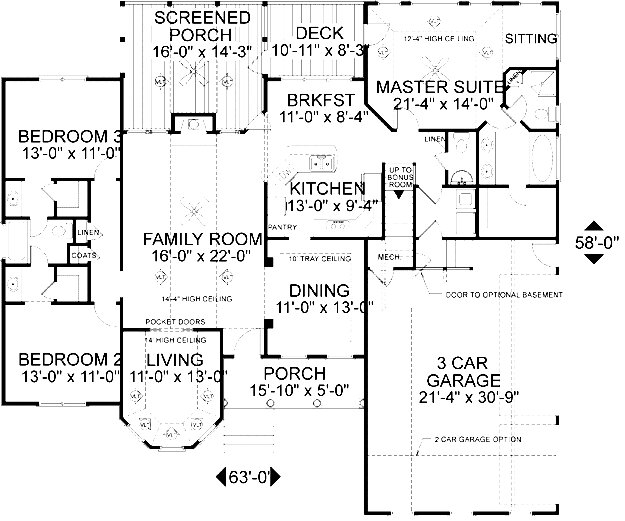
#> input picture CleanedImages/raw/101006-FP-E.jpg, 625 x 521 px, found by its file name; its folder holds only this picture in this run
$ python cleaner1.py
#> lines starting #> are read from the running program, lines starting #| are printed output that depends on the picture; after the words box and inside, x2 and y2 are one past the last pixel; in counts of white or black regions, pixels touching at a corner belong together
from PIL import Image
import cv2
import numpy as np
import os

def cleanImage(img, filename):
#> called with filename = '101006-FP-E.j'
	ret, img = cv2.threshold(img, 175, 255, cv2.THRESH_BINARY_INV)
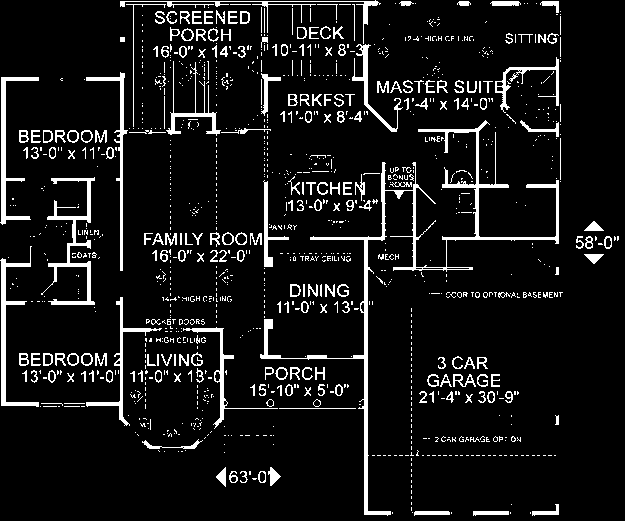
#> img: shape (521, 625); 8.7% white; 1200 white regions (968 under 20 px), largest, box (x1, y1, x2, y2) and area: (260, 120, 559, 516) 4592, (41, 177, 95, 305) 1326, (0, 246, 39, 407) 1068

	kernel = np.ones((2,2), np.uint8)

	img = cv2.erode(img, kernel, iterations = 1)
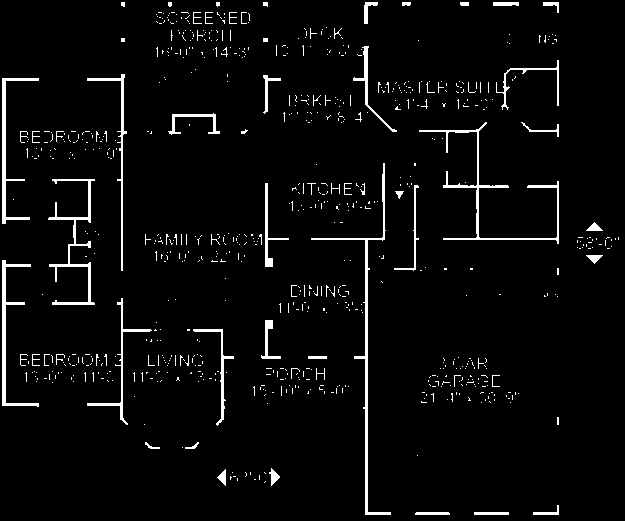
#> img: shape (521, 625); 3.9% white; 766 white regions (709 under 20 px), largest, box (x1, y1, x2, y2) and area: (311, 163, 391, 515) 1266, (419, 122, 559, 244) 1116, (48, 179, 95, 305) 924
	# img = cv2.dilate(img,kernel, iterations = 1)

	erode_size = 10
	img1 = cv2.erode(img, np.ones( (erode_size, 1), np.uint8), iterations = 1)
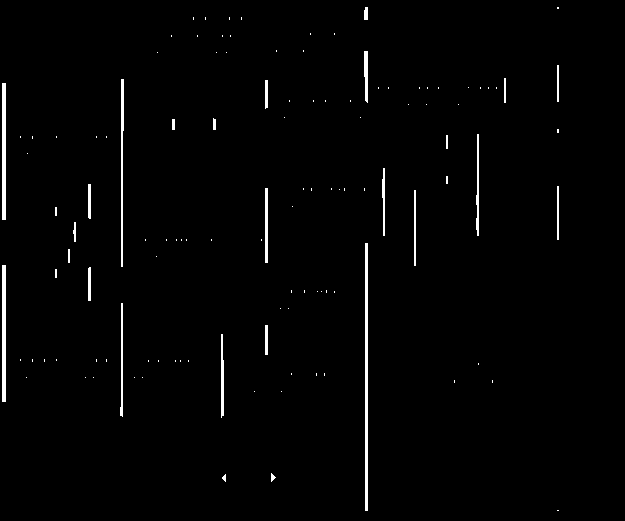
#> img1: shape (521, 625); 1.5% white; 118 white regions (92 under 20 px), largest, box (x1, y1, x2, y2) and area: (365, 243, 368, 511) 804, (2, 83, 6, 220) 548, (2, 265, 6, 402) 548
	img2 = cv2.erode(img, np.ones( (1, erode_size), np.uint8), iterations = 1)
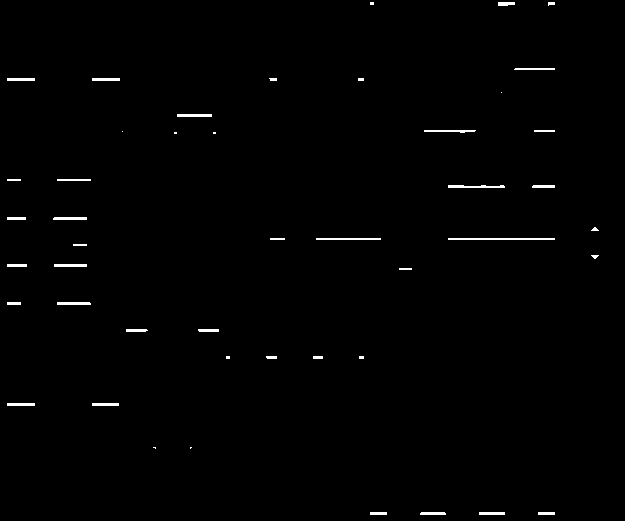
#> img2: shape (521, 625); 0.78% white; 46 white regions (10 under 20 px), largest, box (x1, y1, x2, y2) and area: (448, 238, 555, 240) 214, (448, 185, 505, 188) 139, (316, 238, 381, 240) 130
	img3 = cv2.erode(img, np.identity( erode_size, np.uint8), iterations = 1)
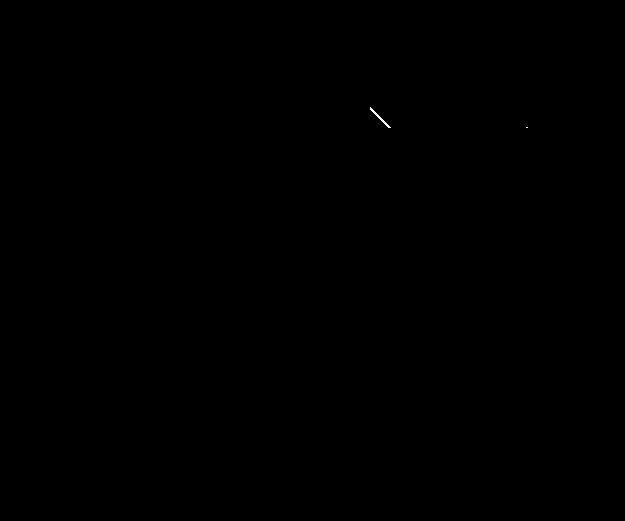
#> img3: shape (521, 625); 0.02% white in thin lines or dots, all inside (x1, y1, x2, y2) = (370, 107, 528, 128)
	img4 = cv2.erode(img, np.fliplr(np.identity( erode_size, np.uint8)), iterations = 1)
#> img4: shape (521, 625); 0% white in thin lines or dots, all inside (x1, y1, x2, y2) = (0, 0, 483, 129)
	img = img1 + img2 + img3 + img4
	# [26 lines of commented-out code are left out]


	cv2.imwrite('./cleaned/' + filename + '.png', img)

filenames = os.listdir("raw")

for filename in filenames:
	pil_img = Image.open('./raw/' + filename).convert('L')
	img = np.array(pil_img)
	cleanImage(img, filename.strip('.gif').strip('.png'))

$ run again, on CleanedImages/raw/131022-FP-E.jpg
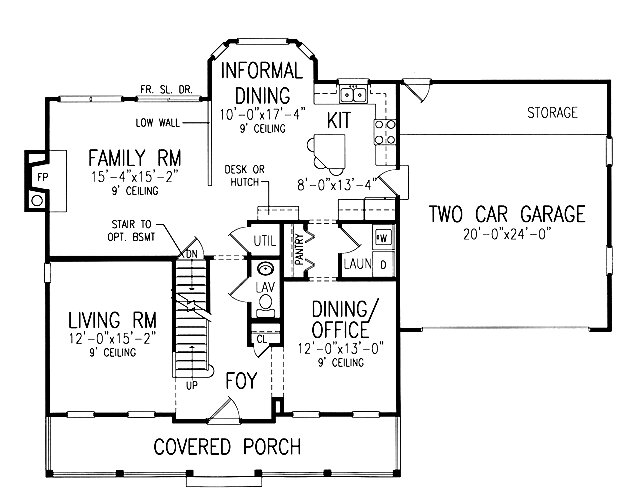
#> input picture CleanedImages/raw/131022-FP-E.jpg, 625 x 502 px, found by its file name
#> in cleanImage, `ret, img = cv2.threshold(img, 175, 255, cv2.THRESH_BINARY_INV)`:
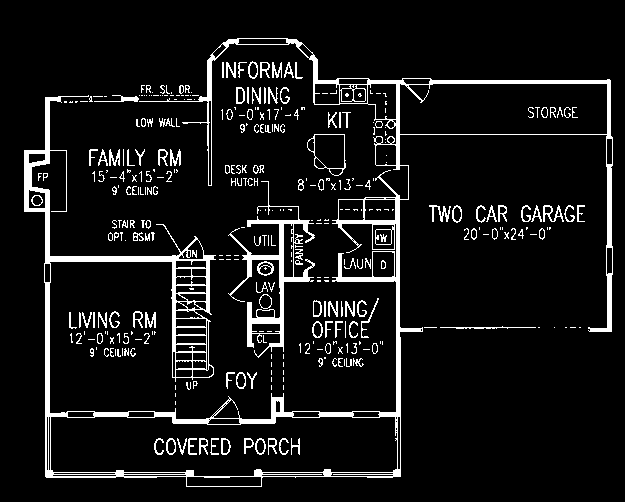
#> img: shape (502, 625); 8.3% white; 361 white regions (205 under 20 px), largest, box (x1, y1, x2, y2) and area: (24, 38, 613, 487) 15007, (228, 181, 315, 358) 2354, (307, 134, 346, 176) 193
#> img1: shape (502, 625); 1.5% white; 66 white regions (47 under 20 px), largest, box (x1, y1, x2, y2) and area: (396, 200, 401, 413) 724, (46, 288, 50, 473) 560, (280, 226, 284, 343) 409
#> in cleanImage, `img2 = cv2.erode(img, np.ones( (1, erode_size), np.uint8), iterations ..`:
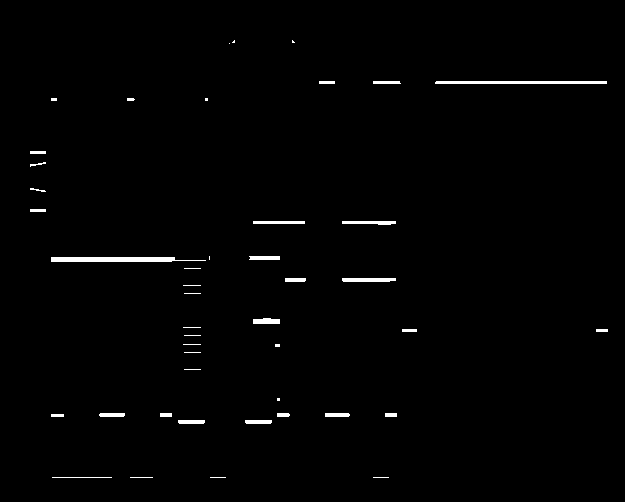
#> img2: shape (502, 625); 1.1% white; 45 white regions (18 under 20 px), largest, box (x1, y1, x2, y2) and area: (51, 257, 206, 262) 648, (435, 81, 607, 84) 515, (342, 278, 396, 282) 209
#> img3: shape (502, 625); 0.01% white in thin lines or dots, all inside (x1, y1, x2, y2) = (30, 93, 417, 420)
#> img4: shape (502, 625); 0.01% white in thin lines or dots, all inside (x1, y1, x2, y2) = (0, 0, 276, 420)

$ run again, on CleanedImages/raw/131030-FP-E.jpg
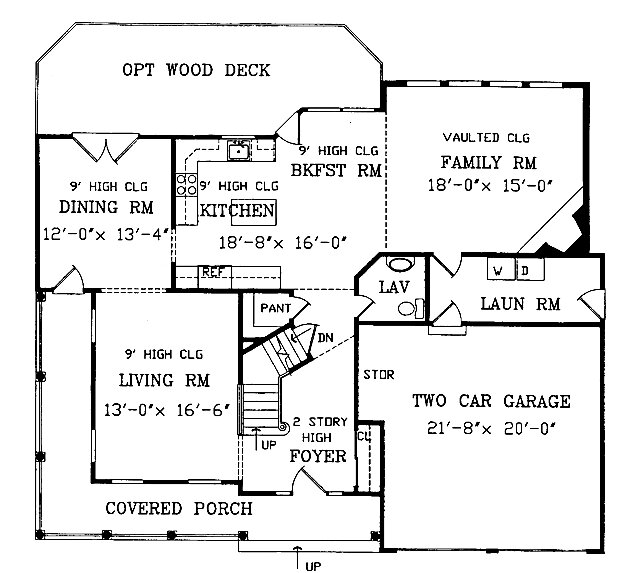
#> input picture CleanedImages/raw/131030-FP-E.jpg, 625 x 573 px, found by its file name
#> in cleanImage, `ret, img = cv2.threshold(img, 175, 255, cv2.THRESH_BINARY_INV)`:
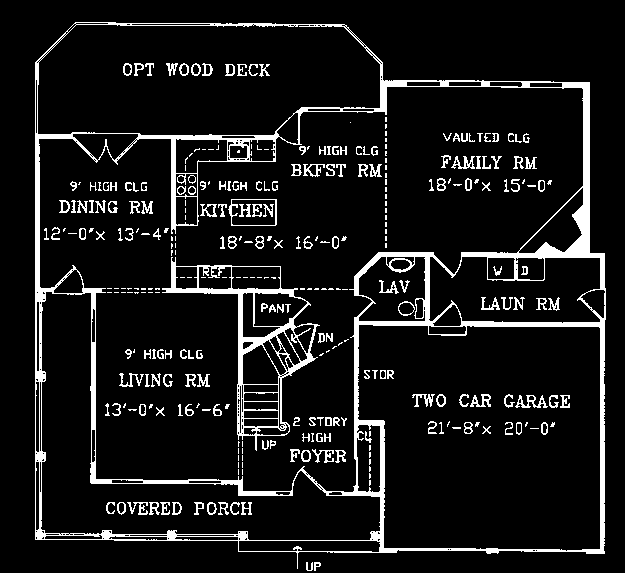
#> img: shape (573, 625); 9.3% white; 313 white regions (133 under 20 px), largest, box (x1, y1, x2, y2) and area: (35, 22, 606, 569) 19245, (162, 257, 320, 451) 3690, (228, 199, 277, 226) 213
#> img1: shape (573, 625); 1.6% white; 88 white regions (64 under 20 px), largest, box (x1, y1, x2, y2) and area: (570, 88, 590, 254) 1188, (601, 323, 605, 550) 783, (36, 139, 43, 375) 676
#> in cleanImage, `img2 = cv2.erode(img, np.ones( (1, erode_size), np.uint8), iterations ..`:
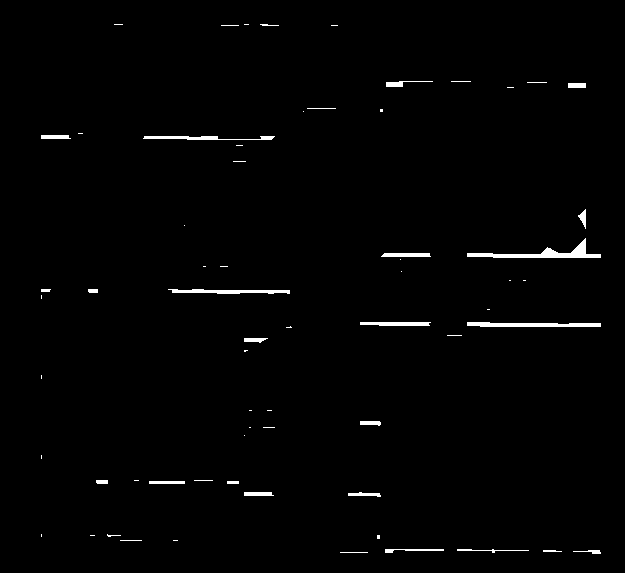
#> img2: shape (573, 625); 1.2% white; 65 white regions (36 under 20 px), largest, box (x1, y1, x2, y2) and area: (467, 238, 601, 258) 753, (467, 322, 601, 327) 535, (168, 289, 290, 294) 408
#> img3: shape (573, 625); 0.07% white; 10 white regions (6 under 20 px), largest, box (x1, y1, x2, y2) and area: (578, 214, 586, 234) 81, (575, 243, 590, 254) 76, (546, 248, 560, 254) 40, (435, 258, 450, 272) 20
#> img4: shape (573, 625); 0.15% white; 22 white regions (17 under 20 px), largest, box (x1, y1, x2, y2) and area: (566, 234, 586, 254) 210, (360, 258, 381, 278) 94, (578, 205, 586, 225) 80, (537, 248, 551, 255) 44, (250, 343, 261, 350) 24

$ run again, on CleanedImages/raw/131041-FP-E.jpg
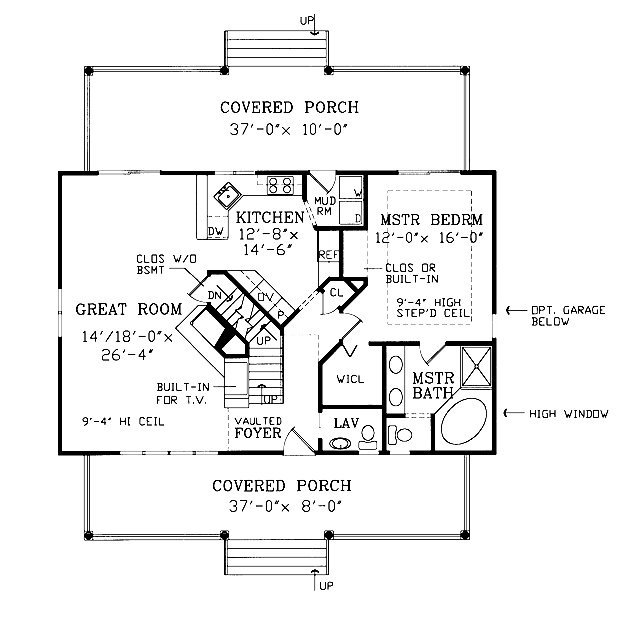
#> input picture CleanedImages/raw/131041-FP-E.jpg, 625 x 641 px, found by its file name
#> in cleanImage, `ret, img = cv2.threshold(img, 175, 255, cv2.THRESH_BINARY_INV)`:
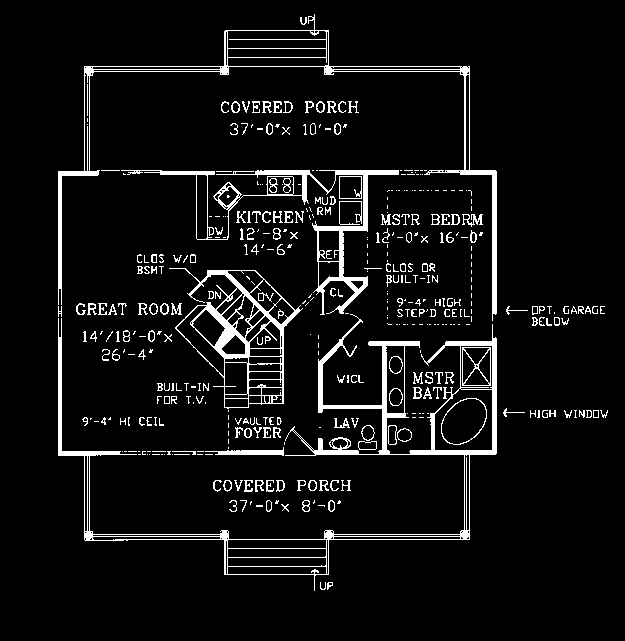
#> img: shape (641, 625); 6.6% white; 427 white regions (233 under 20 px), largest, box (x1, y1, x2, y2) and area: (58, 314, 497, 591) 7038, (58, 14, 497, 321) 4007, (121, 170, 399, 315) 3278
#> img1: shape (641, 625); 0.8% white; 53 white regions (34 under 20 px), largest, box (x1, y1, x2, y2) and area: (493, 176, 497, 310) 535, (493, 344, 497, 451) 427, (383, 347, 387, 451) 405
#> in cleanImage, `img2 = cv2.erode(img, np.ones( (1, erode_size), np.uint8), iterations ..`:
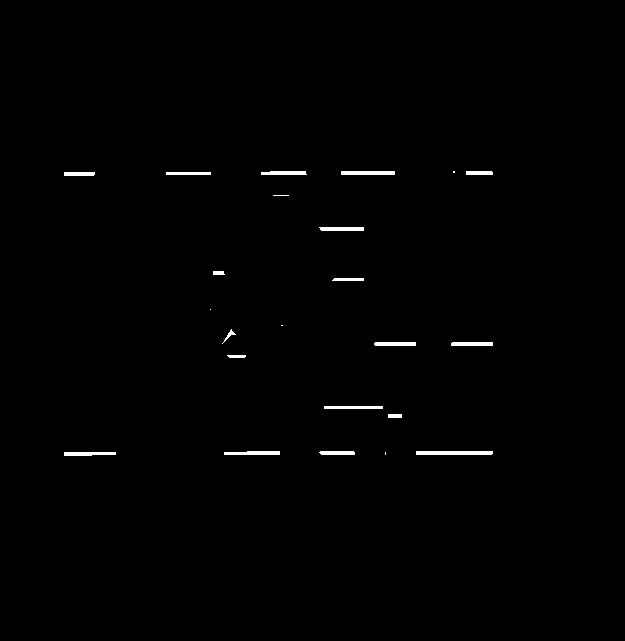
#> img2: shape (641, 625); 0.65% white; 23 white regions (5 under 20 px), largest, box (x1, y1, x2, y2) and area: (416, 451, 493, 455) 307, (341, 171, 395, 175) 216, (224, 451, 280, 455) 201
#> img3: shape (641, 625); 0.13% white; 5 white regions (2 under 20 px), largest, box (x1, y1, x2, y2) and area: (227, 276, 280, 329) 218, (211, 308, 246, 344) 209, (345, 279, 357, 291) 43
#> img4: shape (641, 625); 0.09% white; 10 white regions (6 under 20 px), largest, box (x1, y1, x2, y2) and area: (220, 331, 234, 348) 111, (345, 287, 364, 309) 76, (324, 344, 340, 364) 70, (284, 314, 296, 326) 42
